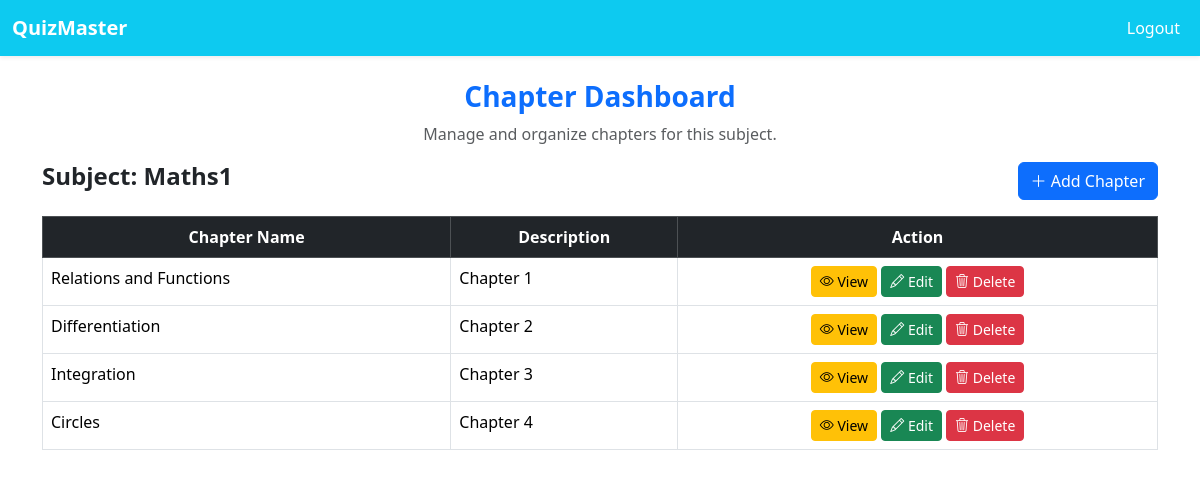
Page /view_subject/1 (signed in) on the committed database.
### main.py (models this page shows)
class Subjects(db.Model):
    __tablename__ = 'subjects'
    id=db.Column(db.Integer,primary_key=True)
    name=db.Column(db.String(80),nullable=False)
    description=db.Column(db.String(120), nullable=False)
    chap=db.relationship('Chapters', back_populates='sub', cascade='all, delete-orphan')

class Chapters(db.Model):
    __tablename__ = 'chapters'
    id=db.Column(db.Integer,primary_key=True)
    name=db.Column(db.String(80),nullable=False)
    description=db.Column(db.String(120), nullable=False)
    subject_id=db.Column(db.Integer, db.ForeignKey('subjects.id'), nullable=False)
    sub=db.relationship('Subjects', back_populates='chap')
    quiz=db.relationship('Quizzes', back_populates='chapter', cascade='all, delete-orphan')

### main.py (the view)
@app.route("/view_subject/<int:subject_id>")
def view_subject(subject_id):
    if "admin" in session:
        subject = Subjects.query.filter_by(id=subject_id).first()
        chapters = Chapters.query.filter_by(subject_id=subject_id).all()
        return render_template("view_subject.html", subject = subject , chapters=chapters)
    return redirect("/login")

### templates/view_subject.html (shortened to what this page needs)
{% extends "index.html" %}
{% block content %}
<nav class="navbar navbar-expand-lg bg-info shadow-sm">
    <div class="container-fluid">
        <a class="navbar-brand fw-bold text-white" href="/admin">QuizMaster</a>
        <ul class="navbar-nav ms-auto">
            <li class="nav-item">
                <a class="nav-link text-white" href="/admin_logout">Logout</a>
            </li>
        </ul>
    </div>
</nav>
<div class="container mt-4">
    <div class="row">
        <div class="col-md-12">
            <h3 class="text-center fw-bold text-primary">Chapter Dashboard</h3>
            <p class="text-center text-muted">Manage and organize chapters for this subject.</p>
            <div class="d-flex justify-content-between align-items-center mb-3">
                <h4 class="fw-bold">Subject: {{ subject.name }}</h4>
                <a href="/create_chapter/{{ subject.id }}" class="btn btn-primary">
                    <i class="bi bi-plus-lg"></i> Add Chapter
                </a>
            </div>
            {% if chapters|length > 0 %}
            <div class="table-responsive">
                <table class="table table-hover table-bordered">
                    <thead class="table-dark text-center">
                        <tr>
                            <th>Chapter Name</th>
                            <th>Description</th>
                            <th>Action</th>
                        </tr>
                    </thead>
                    <tbody>
                        {% for chapter in chapters %}
                        <tr>
                            <td>{{ chapter.name }}</td>
                            <td>{{ chapter.description }}</td>
                            <td class="text-center">
                                <a href="/view_chapter/{{ chapter.id }}" class="btn btn-warning btn-sm">
                                    <i class="bi bi-eye"></i> View
                                </a>
                                <button type="button" class="btn btn-success btn-sm" data-bs-toggle="modal"
                                    data-bs-target="#editChapterModal{{chapter.id}}">
                                    <i class="bi bi-pencil"></i> Edit
                                </button>
                                <button type="button" class="btn btn-danger btn-sm" data-bs-toggle="modal"
                                    data-bs-target="#deleteChapterModal{{chapter.id}}">
                                    <i class="bi bi-trash3"></i> Delete
                                </button>
                            </td>
                        </tr>
                        {% endfor %}
                    </tbody>
                </table>
            </div>
            {% else %}
            <p class="text-center text-danger fw-bold bg-warning p-2 rounded">No chapters found for this subject.</p>
            {% endif %}
        </div>
    </div>
</div>
{% endblock %}

### rows in the picture
Subjects: name "Maths1"
Chapters: name "Relations and Functions", description "Chapter 1"
Chapters: name "Differentiation", description "Chapter 2"
Chapters: name "Integration", description "Chapter 3"
Chapters: name "Circles", description "Chapter 4"
